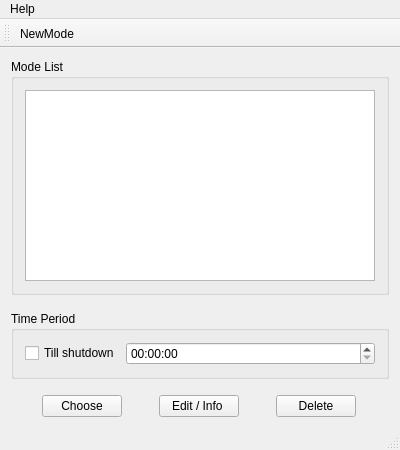
<?xml version="1.0" encoding="UTF-8"?>
<ui version="4.0">
 <class>MainWindowClass</class>
 <widget class="QMainWindow" name="MainWindowClass">
  <property name="geometry">
   <rect>
    <x>0</x>
    <y>0</y>
    <width>400</width>
    <height>450</height>
   </rect>
  </property>
  <property name="windowTitle">
   <string>Process Control</string>
  </property>
  <property name="locale">
   <locale language="English" country="UnitedStates"/>
  </property>
  <widget class="QWidget" name="centralWidget">
   <property name="sizePolicy">
    <sizepolicy hsizetype="Expanding" vsizetype="Preferred">
     <horstretch>0</horstretch>
     <verstretch>0</verstretch>
    </sizepolicy>
   </property>
   <property name="styleSheet">
    <string notr="true"/>
   </property>
   <property name="locale">
    <locale language="English" country="UnitedStates"/>
   </property>
   <layout class="QVBoxLayout" name="verticalLayout" stretch="1,0,0">
    <property name="spacing">
     <number>16</number>
    </property>
    <item>
     <widget class="QGroupBox" name="listGroupBox">
      <property name="enabled">
       <bool>true</bool>
      </property>
      <property name="title">
       <string>Mode List</string>
      </property>
      <layout class="QGridLayout" name="gridLayout_4">
       <item row="0" column="0">
        <widget class="QListView" name="modeListView"/>
       </item>
      </layout>
     </widget>
    </item>
    <item>
     <widget class="QGroupBox" name="groupBox">
      <property name="title">
       <string>Time Period</string>
      </property>
      <layout class="QGridLayout" name="gridLayout_2" columnstretch="0,1">
       <item row="0" column="1">
        <widget class="QTimeEdit" name="timeEdit"/>
       </item>
       <item row="0" column="0">
        <widget class="QCheckBox" name="checkTillDown">
         <property name="text">
          <string>Till shutdown</string>
         </property>
        </widget>
       </item>
      </layout>
     </widget>
    </item>
    <item>
     <layout class="QHBoxLayout" name="horizontalLayout">
      <property name="sizeConstraint">
       <enum>QLayout::SetFixedSize</enum>
      </property>
      <item>
       <widget class="QPushButton" name="btnChoose">
        <property name="sizePolicy">
         <sizepolicy hsizetype="Fixed" vsizetype="Fixed">
          <horstretch>0</horstretch>
          <verstretch>0</verstretch>
         </sizepolicy>
        </property>
        <property name="layoutDirection">
         <enum>Qt::LeftToRight</enum>
        </property>
        <property name="text">
         <string>Choose</string>
        </property>
        <property name="icon">
         <iconset resource="mainwindow.qrc">
          <normaloff>:/MainWindow/Resources/btnChoose.ico</normaloff>:/MainWindow/Resources/btnChoose.ico</iconset>
        </property>
       </widget>
      </item>
      <item>
       <widget class="QPushButton" name="btnEdit">
        <property name="sizePolicy">
         <sizepolicy hsizetype="Fixed" vsizetype="Fixed">
          <horstretch>0</horstretch>
          <verstretch>0</verstretch>
         </sizepolicy>
        </property>
        <property name="baseSize">
         <size>
          <width>100</width>
          <height>111</height>
         </size>
        </property>
        <property name="autoFillBackground">
         <bool>false</bool>
        </property>
        <property name="text">
         <string>Edit / Info </string>
        </property>
        <property name="icon">
         <iconset resource="mainwindow.qrc">
          <normaloff>:/MainWindow/Resources/btnEdit.ico</normaloff>:/MainWindow/Resources/btnEdit.ico</iconset>
        </property>
       </widget>
      </item>
      <item>
       <widget class="QPushButton" name="btnDelete">
        <property name="sizePolicy">
         <sizepolicy hsizetype="Fixed" vsizetype="Fixed">
          <horstretch>0</horstretch>
          <verstretch>0</verstretch>
         </sizepolicy>
        </property>
        <property name="text">
         <string>Delete</string>
        </property>
        <property name="icon">
         <iconset resource="mainwindow.qrc">
          <normaloff>:/MainWindow/Resources/delete.ico</normaloff>:/MainWindow/Resources/delete.ico</iconset>
        </property>
       </widget>
      </item>
     </layout>
    </item>
   </layout>
  </widget>
  <widget class="QMenuBar" name="menuBar">
   <property name="geometry">
    <rect>
     <x>0</x>
     <y>0</y>
     <width>400</width>
     <height>21</height>
    </rect>
   </property>
   <widget class="QMenu" name="menuHelp">
    <property name="title">
     <string>Help</string>
    </property>
    <addaction name="actionAbout"/>
    <addaction name="actionDocumentation"/>
   </widget>
   <addaction name="menuHelp"/>
  </widget>
  <widget class="QStatusBar" name="statusBar"/>
  <widget class="QToolBar" name="mainToolBar">
   <attribute name="toolBarArea">
    <enum>TopToolBarArea</enum>
   </attribute>
   <attribute name="toolBarBreak">
    <bool>false</bool>
   </attribute>
   <addaction name="actionNewMode"/>
  </widget>
  <action name="actionAbout">
   <property name="icon">
    <iconset resource="mainwindow.qrc">
     <normaloff>:/MainWindow/Resources/about.ico</normaloff>:/MainWindow/Resources/about.ico</iconset>
   </property>
   <property name="text">
    <string>About</string>
   </property>
  </action>
  <action name="actionDocumentation">
   <property name="text">
    <string>Documentation</string>
   </property>
  </action>
  <action name="actionNewMode">
   <property name="icon">
    <iconset resource="mainwindow.qrc">
     <normaloff>:/MainWindow/Resources/createMode.ico</normaloff>:/MainWindow/Resources/createMode.ico</iconset>
   </property>
   <property name="text">
    <string>NewMode</string>
   </property>
   <property name="toolTip">
    <string>Create new mode</string>
   </property>
  </action>
 </widget>
 <layoutdefault spacing="6" margin="11"/>
 <resources>
  <include location="mainwindow.qrc"/>
 </resources>
 <connections/>
</ui>
